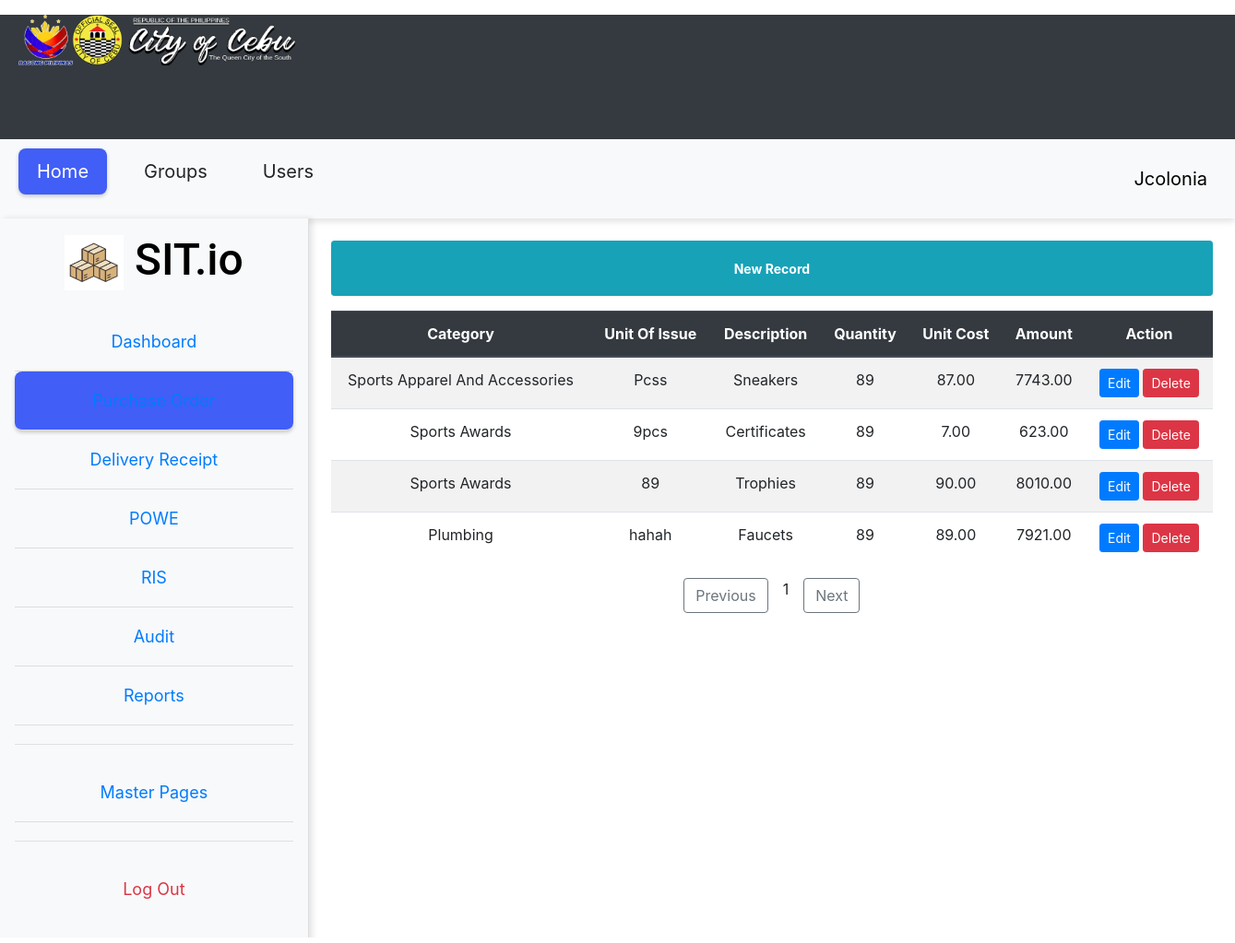
Screenshot of /page/view_deatails_purchase_oder.php?id=21 with the database file from the repository.
### tables this page shows
CREATE TABLE `pod_items` (
  `id` int(11) NOT NULL,
  `supplier_Id` int(11) DEFAULT NULL,
  `purchase_order_id` int(11) DEFAULT NULL,
  `category` varchar(100) DEFAULT NULL,
  `item_description` varchar(100) DEFAULT NULL,
  `unit_of_measure` varchar(50) DEFAULT NULL,
  `quantity` int(11) DEFAULT NULL,
  `unit_price` decimal(10,2) DEFAULT NULL,
  `amount` decimal(10,2) DEFAULT NULL,
  `serial_Id` int(50) NOT NULL,
  `date_expiry` datetime(6) NOT NULL
);

### util/dbhelper.php (called while the page is built, shortened)
<?php
class DbHelper
{
    private $hostname = "127.0.0.1";
    private $username = "root";
    private $password = "";
    private $database = "inventory_management";
    private $conn;
    public function __construct()
    {
        $this->conn = new mysqli($this->hostname, $this->username, $this->password, $this->database);
    }
public function display_all_pod_items_where_supplier_id($purchase_order_id)
{
    $sql = "SELECT
    purchase_orders.purchase_order_id,
    purchase_orders.purchase_order_number,
    purchase_orders.order_date,
    purchase_orders.mode_of_procurement,
    purchase_orders.procurement_number,
    purchase_orders.procurement_date,
    purchase_orders.place_of_delivery,
    purchase_orders.delivery_date,
    purchase_orders.term_of_delivery,
    purchase_orders.status,
    suppliers.description,
    suppliers.supplier_id,
    pod_items.category,
    pod_items.item_description,
    pod_items.unit_of_measure,
    pod_items.unit_price,
    pod_items.amount,
    pod_items.quantity,
    pod_items.id
FROM
    purchase_orders
LEFT JOIN
    pod_items ON purchase_orders.purchase_order_id = pod_items.purchase_order_id
LEFT JOIN
    suppliers ON purchase_orders.supplier_id = suppliers.supplier_id
WHERE
    purchase_orders.purchase_order_id = ?";
    $stmt = $this->conn->prepare($sql);
    $stmt->bind_param("i", $purchase_order_id);
    if (!$stmt->execute()) {
        die('Execute error: ' . $stmt->error);
    }
    $result = $stmt->get_result();
    $p_order = array();
    while ($row = $result->fetch_assoc()) {
        $p_order[] = (object) $row;
    }
    return $p_order;
}
}

### page/view_deatails_purchase_oder.php (the view, shortened to what this page needs)
<?php
require_once "../util/dbhelper.php";
if (isset($_GET['id'])) {
    $id = $_GET['id'];
} else {
    die("ID is not defined.");
}
$db = new DbHelper();
$unique_id = $db->display_all_pod_items_where_supplier_id($id);
?>
<!DOCTYPE html>
<html lang="en">
<head>
    <link rel="stylesheet" href="../css/style.css">
    <link rel="stylesheet" href="../css/index.css">
    <link rel="stylesheet" href="https://stackpath.bootstrapcdn.com/bootstrap/4.5.2/css/bootstrap.min.css">
</head>
<body>
    <header>
        <div class="logo-title text-center my-3">
        <img src="../img/coclogo.png" width="300" alt="Company Logo" style="margin-right: 87%;">
        </div>
    </header>
    <nav class="main-nav">
        <ul>
            <li>Home</li>
            <li>Groups</li>
            <li>Users</li>
        </ul>
        <div class="profile-section">
        <div style="margin-right:87%; margin-top:10px;" class="logo-title text-center my-3">
        <span>Jcolonia</span>
        </div>
    </nav>
    <div class="container-fluid">
        <div class="row">
            <aside class="col-md-3 sub-menu bg-light p-3 d-flex flex-column align-items-center">
                <h1 class="text-center mb-4">
                    <img src="../img/box.png" height="60" alt="Icon">&nbsp;SIT.io
                </h1>
                <ul class="nav flex-column w-100 text-center">
                    <li class="nav-item">
                        <a class="nav-link" href="../pod.php">Dashboard</a>
                    </li>
                    <li class="nav-item">
                        <a class="nav-link selected" href="../index.php">Purchase Order</a>
                    </li>
                    <li class="nav-item">
                        <a class="nav-link" href="#">Delivery Receipt</a>
                    </li>
                    <li class="nav-item">
                        <a class="nav-link" href="#">POWE</a>
                    </li>
                    <li class="nav-item">
                        <a class="nav-link" href="#">RIS</a>
                    </li>
                    <li class="nav-item">
                        <a class="nav-link" href="#">Audit</a>
                    </li>
                    <li class="nav-item">
                        <a class="nav-link" href="#">Reports</a>
                    </li>
                    <hr class="w-100">
                    <li class="nav-item">
                        <a class="nav-link" href="#">Master Pages</a>
                    </li>
                    <hr class="w-100">
                    <li class="nav-item">
                        <a class="nav-link text-danger" href="../logic/logout.php">Log Out</a>
                    </li>
                </ul>
            </aside>
            <div class="col-md-9 content-wrapper p-4">
                <?php if (!empty($unique_id)) : ?>
                    <button class="details-btn btn btn-info btn-sm w-100 mb-3" style="height: 60px;" onclick="window.location.href='../cnpod.php?supplier_id=<?= urlencode($unique_id[0]->supplier_id); ?>&purchase_order_id=<?= urlencode($unique_id[0]->purchase_order_id); ?>'">
                    <b>New Record</b>
                    </button>
                <?php endif; ?>
                <?php if (empty($unique_id)) : ?>
                    <p class="text-center text-muted font-weight-bold">No purchase records found</p>
                    <button class="details-btn btn btn-info btn-sm" onclick="window.location.href='../cnpod.php?supplier_id=<?= urlencode($unique_id[0]->supplier_id); ?>&purchase_order_id=<?= urlencode($unique_id[0]->purchase_order_id); ?>'">
                        <b>New Record</b>
                    </button>
                <?php else : ?>
                    <table class="table table-striped">
                        <thead class="thead-dark">
                            <tr>
                                <th class="text-center">Category</th>
                                <th class="text-center">Unit Of Issue</th>
                                <th class="text-center">Description</th>
                                <th class="text-center">Quantity</th>
                                <th class="text-center">Unit Cost</th>
                                <th class="text-center">Amount</th>
                                <th class="text-center">Action</th>
                            </tr>
                        </thead>
                        <tbody>
                            <?php foreach ($unique_id as $row) : ?>
                                <tr>
                                    <td class="text-center"><?= htmlspecialchars($row->category); ?></td>
                                    <td class="text-center"><?= htmlspecialchars($row->unit_of_measure); ?></td>
                                    <td class="text-center"><?= htmlspecialchars($row->item_description); ?></td>
                                    <td class="text-center"><?= htmlspecialchars($row->quantity); ?></td>
                                    <td class="text-center"><?= htmlspecialchars($row->unit_price); ?></td>
                                    <td class="text-center"><?= htmlspecialchars($row->amount); ?></td>
                                    <td class="text-center">
                                    <a href="../crud_form/edit_pod.php?id=<?= $row->id ?>&purchase_order_id=<?= $row->purchase_order_id ?>" class="btn btn-primary btn-sm">Edit</a>
                                    <a href="../logic/delete_pod_items.php?id=<?= $row->id ?>&purchase_order_id=<?= $row->purchase_order_id ?>" class="btn btn-danger btn-sm">Delete</a>
                                    </td>
                                </tr>
                            <?php endforeach; ?>
                        </tbody>
                    </table>
                <?php endif; ?>
                <div class="d-flex justify-content-center mt-3">
                    <button class="btn btn-outline-secondary" id="prev-btn">Previous</button>
                    <span class="px-3" id="number-display">1</span>
                    <button class="btn btn-outline-secondary" id="next-btn">Next</button>
                </div>
            </div>
        </div>
    </div>
</body>
</html>

### css/style.css (style rules this page uses)
* { margin: 0; padding: 0; box-sizing: border-box; }
body { font-family: 'Roboto', serif; }
.row::after { content: ""; clear: both; display: table; }
[class*="col-"] { float: left; padding: 20px; }
header { background-color: #343A40; width: 100%; height: 135px; display: flex; align-items: center; padding: 0 20px; color: black; }
.logo-title { font-size: 20px; color: black; }
.main-nav { background-color: #f8f9fa; display: flex; justify-content: space-between; align-items: center; padding: 10px 20px; box-shadow: 0 4px 6px rgba(0, 0, 0, 0.1); }
.main-nav ul { list-style-type: none; display: flex; justify-content: flex-start; }
.main-nav ul li { margin-right: 20px; font-size: 20px; font-weight: 400; padding: 10px 20px; border-radius: 10px; }
.main-nav ul li:first-child { background-color: #415EF6; color: white; border-radius: 8px; box-shadow: 0 2px 4px rgba(0, 0, 0, 0.2); }
.profile-section { display: flex; align-items: center; }
.profile-section span { font-size: 20px; margin-right: 10px; }
.sub-menu { width: 282px; height: 786px; padding: 20px; border-right: 1px solid #ddd; box-shadow: 4px 0 6px rgba(0, 0, 0, 0.1); }
.sub-menu h1 { font-family: 'Roboto', serif; font-size: 48px; color: black; margin-bottom: 20px; }
.sub-menu ul { list-style-type: none; }
.sub-menu ul li { color: black; font-size: 18px; padding: 10px 0; }
.sub-menu ul li:not(:last-child) { border-bottom: 1px solid #ddd; }
.sub-menu hr { margin: 20px 0; }
.sub-menu ul li:nth-child(2) { background-color: #415EF6; color: white; border-radius: 8px; box-shadow: 0 2px 4px rgba(0, 0, 0, 0.2); padding: 10px 20px; }
.sub-menu a { text-decoration: none; }
.btn { padding: 10px 15px; border: none; color: white; border-radius: 5px; cursor: pointer; }

### css/index.css (style rules this page uses)
.details-btn { background-color: #5bc0de; border: none; color: white; padding: 6px 12px; font-size: 14px; cursor: pointer; border-radius: 5px; transition: background-color 0.3s ease; }
button { font-family: 'Arial', sans-serif; margin-right: 5px; }

### rows the page displays
pod_items: category "Sports Apparel And Accessories", unit_of_measure "Pcss", item_description "Sneakers", quantity "89", unit_price "87.00", amount "7743.00"
pod_items: category "Sports Awards", unit_of_measure "9pcs", item_description "Certificates", quantity "89", unit_price "7.00", amount "623.00"
pod_items: category "Sports Awards", unit_of_measure "89", item_description "Trophies", quantity "89", unit_price "90.00", amount "8010.00"
pod_items: category "Plumbing", unit_of_measure "hahah", item_description "Faucets", quantity "89", unit_price "89.00", amount "7921.00"
